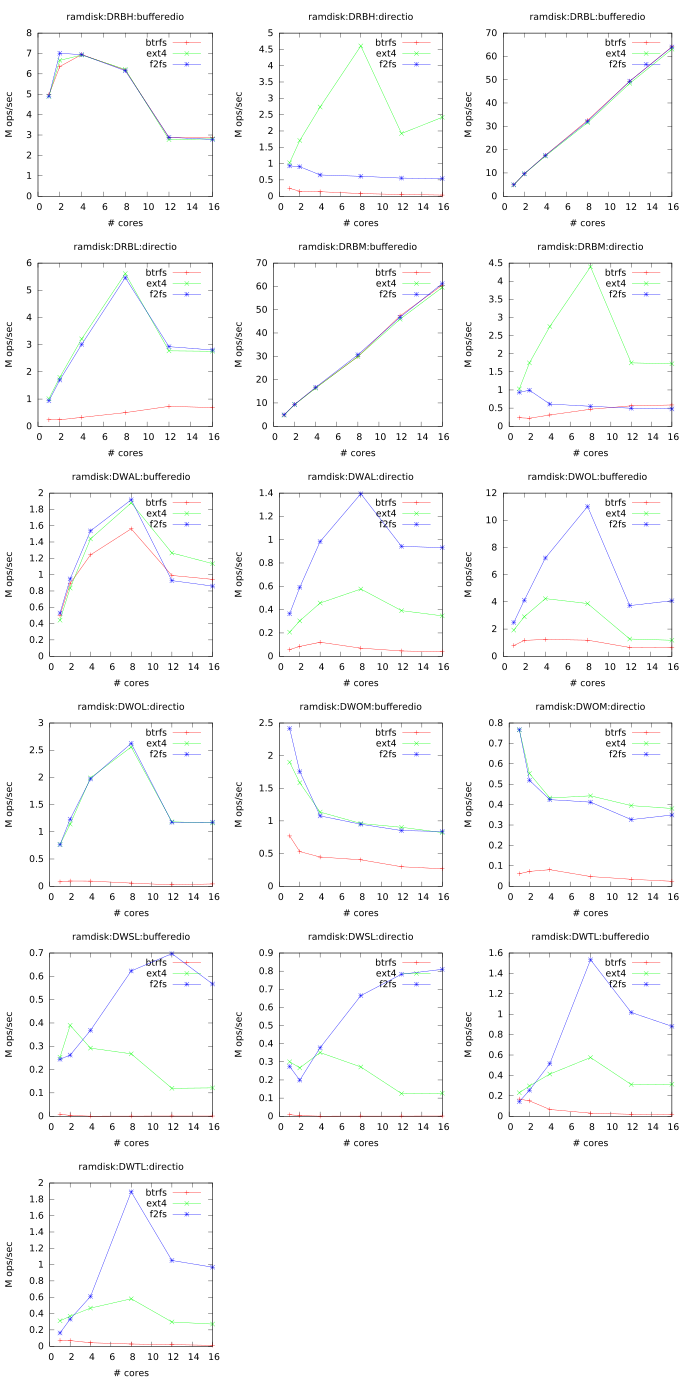

Here is the gnuplot script that generated this plot:
# LOG_FILE = logs/2017-04-06-10-29-35.847620/fxmark.log
# NUM_TEST_CONF = 288
# MODEL_NAME = Intel(R) Xeon(R) CPU E5-2630 v3 @ 2.40GHz
# DISK_SIZE = 64G
# MEDIA_TYPES = ssd,hdd,ramdisk,nvme,mem
# SYSTEM = Linux perf 4.11.0-rc3+ #116 SMP Mon Mar 27 10:47:58 PDT 2017 x86_64 x86_64 x86_64 GNU/Linux
# DIRECTIO = bufferedio,directio
# CORE_PER_CHIP = 8
# SMT_LEVEL = 2
# NCORES = 1,2,4,8,12,16
# DURATION = 2s
# FS_TYPES = ext4,btrfs,f2fs
# PHYSICAL_CHIPS = 2
# BENCH_TYPES = DWAL,DWOL,DWOM,DWSL,DWTL,DRBH,DRBM,DRBL
# CORE_SEQ = 0,1,2,3,4,5,6,7,8,9,10,11,12,13,14,15,16,17,18,19,20,21,22,23,24,25,26,27,28,29,30,31

set term pdfcairo size 6.8999999999999995in,13.799999999999999in font ',10'
set_out='set output "`if test -z $OUT; then echo sc.pdf; else echo $OUT; fi`"'
eval set_out
set multiplot layout 6,3

set title 'ramdisk:DRBH:bufferedio'
set xlabel '# cores'
set ylabel 'M ops/sec'
plot [0:][0:] 'ramdisk:btrfs:DRBH:bufferedio.dat' using 1:2 title 'btrfs' with lp ps 0.5, 'ramdisk:ext4:DRBH:bufferedio.dat' using 1:2 title 'ext4' with lp ps 0.5, 'ramdisk:f2fs:DRBH:bufferedio.dat' using 1:2 title 'f2fs' with lp ps 0.5

set title 'ramdisk:DRBH:directio'
set xlabel '# cores'
set ylabel 'M ops/sec'
plot [0:][0:] 'ramdisk:btrfs:DRBH:directio.dat' using 1:2 title 'btrfs' with lp ps 0.5, 'ramdisk:ext4:DRBH:directio.dat' using 1:2 title 'ext4' with lp ps 0.5, 'ramdisk:f2fs:DRBH:directio.dat' using 1:2 title 'f2fs' with lp ps 0.5

set title 'ramdisk:DRBL:bufferedio'
set xlabel '# cores'
set ylabel 'M ops/sec'
plot [0:][0:] 'ramdisk:btrfs:DRBL:bufferedio.dat' using 1:2 title 'btrfs' with lp ps 0.5, 'ramdisk:ext4:DRBL:bufferedio.dat' using 1:2 title 'ext4' with lp ps 0.5, 'ramdisk:f2fs:DRBL:bufferedio.dat' using 1:2 title 'f2fs' with lp ps 0.5

set title 'ramdisk:DRBL:directio'
set xlabel '# cores'
set ylabel 'M ops/sec'
plot [0:][0:] 'ramdisk:btrfs:DRBL:directio.dat' using 1:2 title 'btrfs' with lp ps 0.5, 'ramdisk:ext4:DRBL:directio.dat' using 1:2 title 'ext4' with lp ps 0.5, 'ramdisk:f2fs:DRBL:directio.dat' using 1:2 title 'f2fs' with lp ps 0.5

set title 'ramdisk:DRBM:bufferedio'
set xlabel '# cores'
set ylabel 'M ops/sec'
plot [0:][0:] 'ramdisk:btrfs:DRBM:bufferedio.dat' using 1:2 title 'btrfs' with lp ps 0.5, 'ramdisk:ext4:DRBM:bufferedio.dat' using 1:2 title 'ext4' with lp ps 0.5, 'ramdisk:f2fs:DRBM:bufferedio.dat' using 1:2 title 'f2fs' with lp ps 0.5

set title 'ramdisk:DRBM:directio'
set xlabel '# cores'
set ylabel 'M ops/sec'
plot [0:][0:] 'ramdisk:btrfs:DRBM:directio.dat' using 1:2 title 'btrfs' with lp ps 0.5, 'ramdisk:ext4:DRBM:directio.dat' using 1:2 title 'ext4' with lp ps 0.5, 'ramdisk:f2fs:DRBM:directio.dat' using 1:2 title 'f2fs' with lp ps 0.5

set title 'ramdisk:DWAL:bufferedio'
set xlabel '# cores'
set ylabel 'M ops/sec'
plot [0:][0:] 'ramdisk:btrfs:DWAL:bufferedio.dat' using 1:2 title 'btrfs' with lp ps 0.5, 'ramdisk:ext4:DWAL:bufferedio.dat' using 1:2 title 'ext4' with lp ps 0.5, 'ramdisk:f2fs:DWAL:bufferedio.dat' using 1:2 title 'f2fs' with lp ps 0.5

set title 'ramdisk:DWAL:directio'
set xlabel '# cores'
set ylabel 'M ops/sec'
plot [0:][0:] 'ramdisk:btrfs:DWAL:directio.dat' using 1:2 title 'btrfs' with lp ps 0.5, 'ramdisk:ext4:DWAL:directio.dat' using 1:2 title 'ext4' with lp ps 0.5, 'ramdisk:f2fs:DWAL:directio.dat' using 1:2 title 'f2fs' with lp ps 0.5

set title 'ramdisk:DWOL:bufferedio'
set xlabel '# cores'
set ylabel 'M ops/sec'
plot [0:][0:] 'ramdisk:btrfs:DWOL:bufferedio.dat' using 1:2 title 'btrfs' with lp ps 0.5, 'ramdisk:ext4:DWOL:bufferedio.dat' using 1:2 title 'ext4' with lp ps 0.5, 'ramdisk:f2fs:DWOL:bufferedio.dat' using 1:2 title 'f2fs' with lp ps 0.5

set title 'ramdisk:DWOL:directio'
set xlabel '# cores'
set ylabel 'M ops/sec'
plot [0:][0:] 'ramdisk:btrfs:DWOL:directio.dat' using 1:2 title 'btrfs' with lp ps 0.5, 'ramdisk:ext4:DWOL:directio.dat' using 1:2 title 'ext4' with lp ps 0.5, 'ramdisk:f2fs:DWOL:directio.dat' using 1:2 title 'f2fs' with lp ps 0.5

set title 'ramdisk:DWOM:bufferedio'
set xlabel '# cores'
set ylabel 'M ops/sec'
plot [0:][0:] 'ramdisk:btrfs:DWOM:bufferedio.dat' using 1:2 title 'btrfs' with lp ps 0.5, 'ramdisk:ext4:DWOM:bufferedio.dat' using 1:2 title 'ext4' with lp ps 0.5, 'ramdisk:f2fs:DWOM:bufferedio.dat' using 1:2 title 'f2fs' with lp ps 0.5

set title 'ramdisk:DWOM:directio'
set xlabel '# cores'
set ylabel 'M ops/sec'
plot [0:][0:] 'ramdisk:btrfs:DWOM:directio.dat' using 1:2 title 'btrfs' with lp ps 0.5, 'ramdisk:ext4:DWOM:directio.dat' using 1:2 title 'ext4' with lp ps 0.5, 'ramdisk:f2fs:DWOM:directio.dat' using 1:2 title 'f2fs' with lp ps 0.5

set title 'ramdisk:DWSL:bufferedio'
set xlabel '# cores'
set ylabel 'M ops/sec'
plot [0:][0:] 'ramdisk:btrfs:DWSL:bufferedio.dat' using 1:2 title 'btrfs' with lp ps 0.5, 'ramdisk:ext4:DWSL:bufferedio.dat' using 1:2 title 'ext4' with lp ps 0.5, 'ramdisk:f2fs:DWSL:bufferedio.dat' using 1:2 title 'f2fs' with lp ps 0.5

set title 'ramdisk:DWSL:directio'
set xlabel '# cores'
set ylabel 'M ops/sec'
plot [0:][0:] 'ramdisk:btrfs:DWSL:directio.dat' using 1:2 title 'btrfs' with lp ps 0.5, 'ramdisk:ext4:DWSL:directio.dat' using 1:2 title 'ext4' with lp ps 0.5, 'ramdisk:f2fs:DWSL:directio.dat' using 1:2 title 'f2fs' with lp ps 0.5

set title 'ramdisk:DWTL:bufferedio'
set xlabel '# cores'
set ylabel 'M ops/sec'
plot [0:][0:] 'ramdisk:btrfs:DWTL:bufferedio.dat' using 1:2 title 'btrfs' with lp ps 0.5, 'ramdisk:ext4:DWTL:bufferedio.dat' using 1:2 title 'ext4' with lp ps 0.5, 'ramdisk:f2fs:DWTL:bufferedio.dat' using 1:2 title 'f2fs' with lp ps 0.5

set title 'ramdisk:DWTL:directio'
set xlabel '# cores'
set ylabel 'M ops/sec'
plot [0:][0:] 'ramdisk:btrfs:DWTL:directio.dat' using 1:2 title 'btrfs' with lp ps 0.5, 'ramdisk:ext4:DWTL:directio.dat' using 1:2 title 'ext4' with lp ps 0.5, 'ramdisk:f2fs:DWTL:directio.dat' using 1:2 title 'f2fs' with lp ps 0.5

unset multiplot
set output
